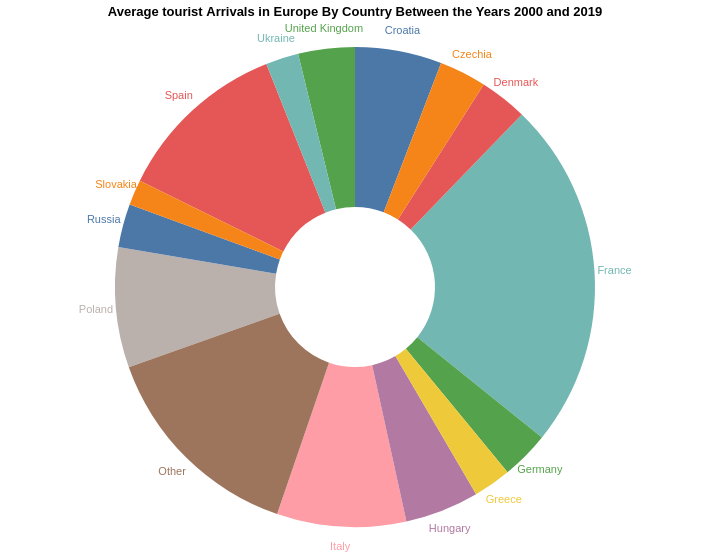

Write a Vega-Lite specification for this figure.
### Vega-Lite specification from a JSON file in a GitHub repository (floating-point values rounded to 4 significant figures)
{"$schema": "https://vega.github.io/schema/vega-lite/v4.json", "width": 700, "height": 400, "title": "Average tourist Arrivals in Europe By Country Between the Years 2000 and 2019", "description": "A donut chart representing the number of tourists that visit each country on average.", "data": {"name": "table", "values": [{"country": "France", "value": 199200000.0}, {"country": "Spain", "value": 98706350}, {"country": "Italy", "value": 73570000.0}, {"country": "Poland", "value": 68472600}, {"country": "Croatia", "value": 49382150}, {"country": "Hungary", "value": 42129100}, {"country": "United Kingdom", "value": 32233250}, {"country": "Denmark", "value": 27220000.0}, {"country": "Germany", "value": 27428400}, {"country": "Czechia", "value": 26810000.0}, {"country": "Russia", "value": 24676600}, {"country": "Greece", "value": 21517500}, {"country": "Ukraine", "value": 18684100}, {"country": "Slovakia", "value": 14526000}, {"country": "Other", "value": 121000000.0}]}, "layer": [{"mark": {"type": "arc", "innerRadius": 80, "outerRadius": 240}, "encoding": {"tooltip": [{"field": "country", "type": "nominal", "title": "Country Name"}, {"field": "value", "type": "quantitative", "title": "Avg. Number of Tourists"}]}}, {"mark": {"type": "text", "radius": 260}, "encoding": {"text": {"field": "country", "type": "nominal"}}}], "encoding": {"theta": {"field": "value", "type": "quantitative", "stack": true}, "color": {"field": "country", "type": "nominal", "legend": null}}, "view": {"stroke": null}}
